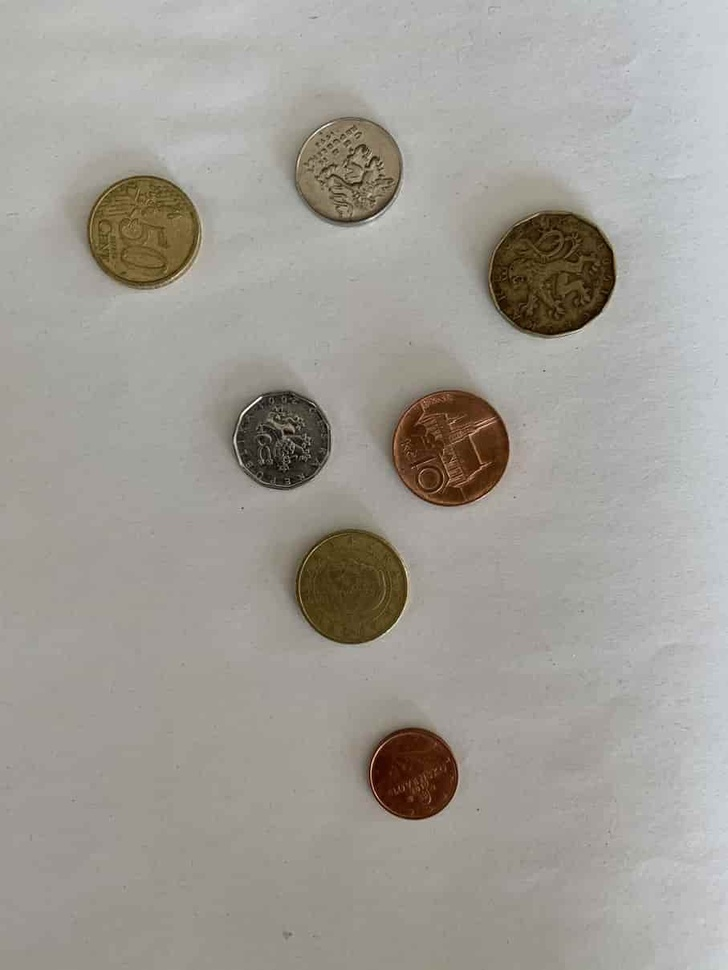
#> input picture opencv_book/pictures/coins2.jpg, 728 x 970 px, shrunk from 907 x 1209 before the run
$ python flipping.py --image pictures/coins2.jpg
#> lines starting #> are read from the running program, lines starting #| are printed output that depends on the picture
import argparse
import cv2
import numpy as np

ap = argparse.ArgumentParser()
ap.add_argument("-i", "--image", required=True, help="Path to the image")
args = vars(ap.parse_args())

image = cv2.imread(args["image"])
#> image is the input picture: shape (970, 728, 3); mean B, G, R 150.5, 157.3, 160.7
cv2.imshow("Original", image)

flipped_H = cv2.flip(image, 1)
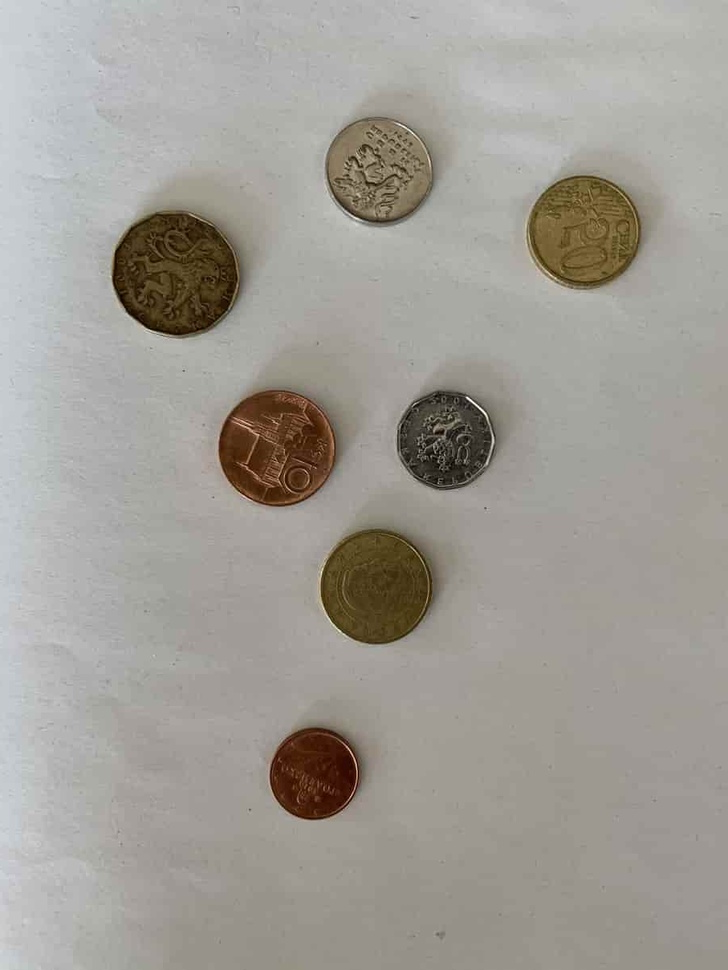
#> flipped_H: shape (970, 728, 3); mean B, G, R 150.5, 157.3, 160.7
cv2.imshow("Flipped Horizintally", flipped_H)
cv2.waitKey(0)

flipped_V = cv2.flip(image, 0)
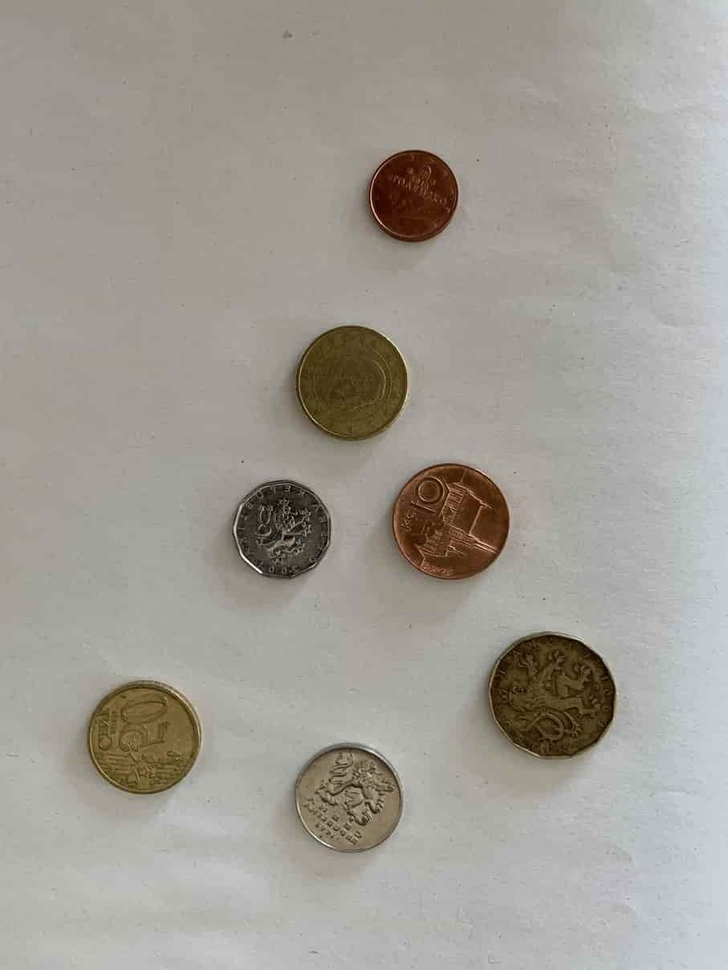
#> flipped_V: shape (970, 728, 3); mean B, G, R 150.5, 157.3, 160.7
cv2.imshow("Flipped Vertically", flipped_V)
cv2.waitKey(0)

flipped_HV = cv2.flip(image, -1)
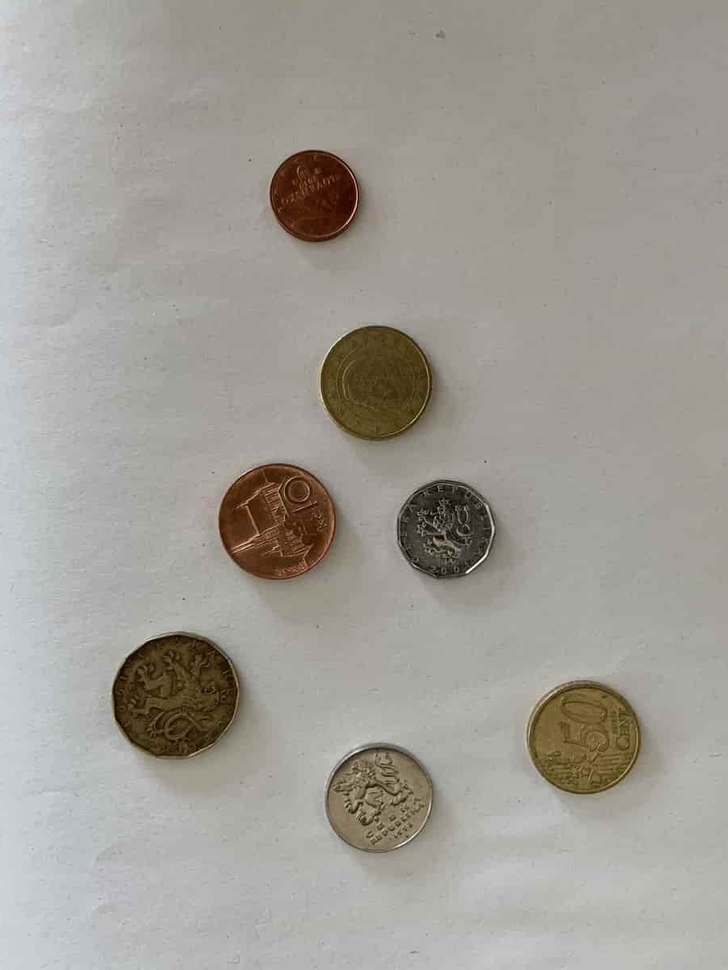
#> flipped_HV: shape (970, 728, 3); mean B, G, R 150.5, 157.3, 160.7
cv2.imshow("Flipped Horizontally & Vertically", flipped_HV)
cv2.waitKey(0)

stack1 = np.hstack((image, flipped_H))
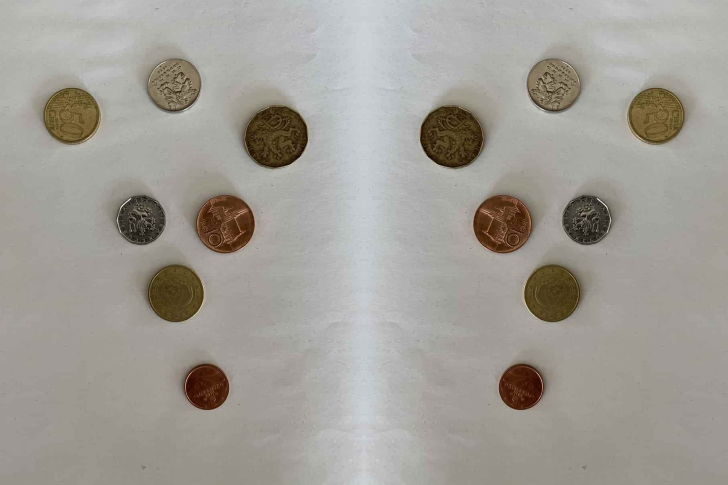
#> stack1: shape (970, 1456, 3) (shown at 1/2 size); mean B, G, R 150.5, 157.3, 160.7
stack2 = np.hstack((flipped_V, flipped_HV))
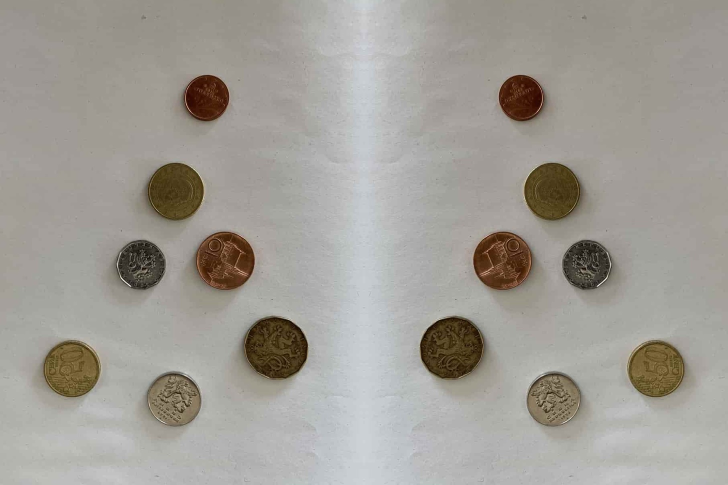
#> stack2: shape (970, 1456, 3) (shown at 1/2 size); mean B, G, R 150.5, 157.3, 160.7
stack = np.vstack((stack1, stack2))
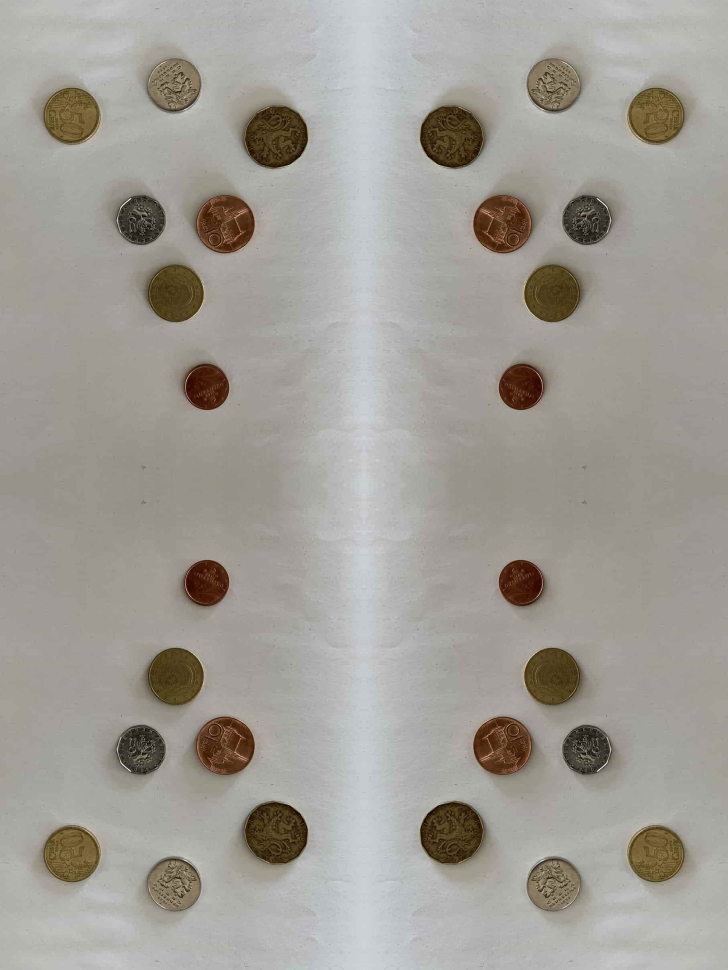
#> stack: shape (1940, 1456, 3) (shown at 1/2 size); mean B, G, R 150.5, 157.3, 160.7
cv2.imshow("Flipped images", stack)
cv2.imwrite("Stack_flipped.jpg", stack)
cv2.waitKey(0)

$ run again, on opencv_book/pictures/input_counting_coins3.jpg
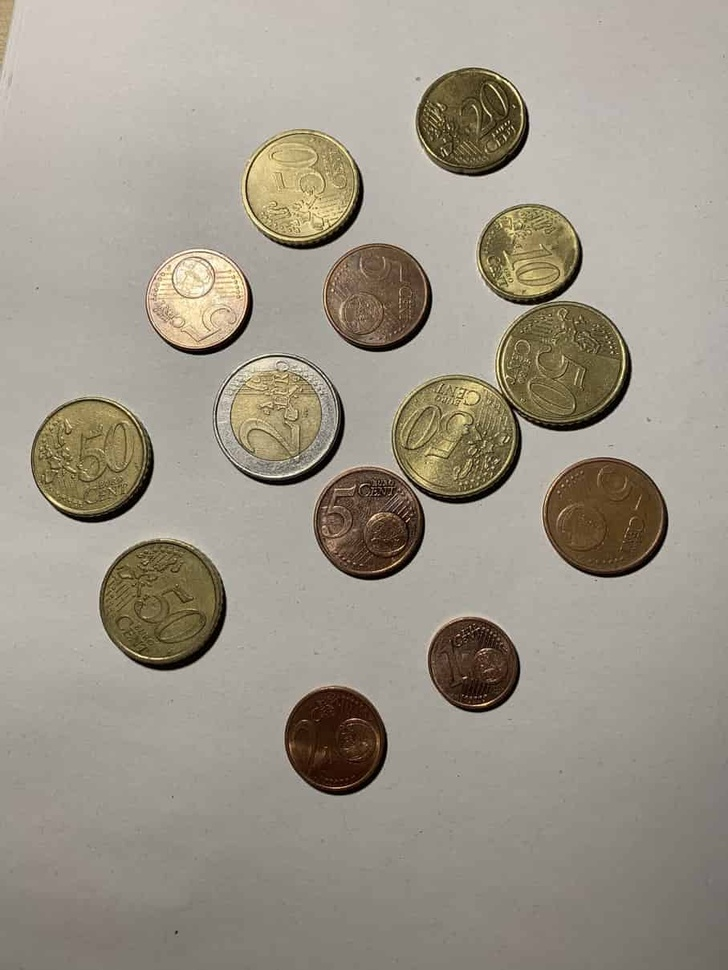
#> input picture opencv_book/pictures/input_counting_coins3.jpg, 728 x 970 px, shrunk from 907 x 1209 before the run
#> image is the input picture: shape (970, 728, 3); mean B, G, R 136.9, 150.2, 157.2
#> `stack2 = np.hstack((flipped_V, flipped_HV))`:
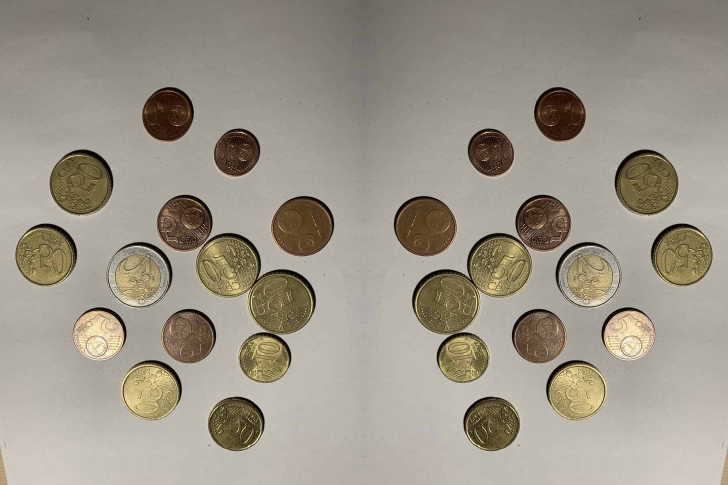
#> stack2: shape (970, 1456, 3) (shown at 1/2 size); mean B, G, R 136.9, 150.2, 157.2
#> `stack = np.vstack((stack1, stack2))`:
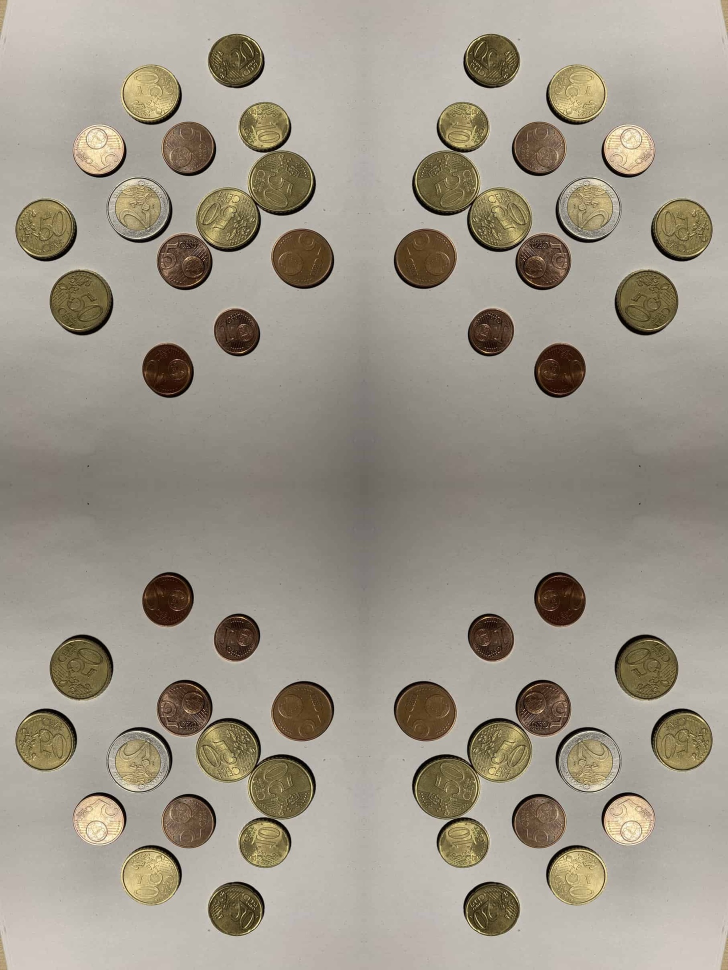
#> stack: shape (1940, 1456, 3) (shown at 1/2 size); mean B, G, R 136.9, 150.2, 157.2

$ run again, on opencv_book/pictures/master_169.jpg
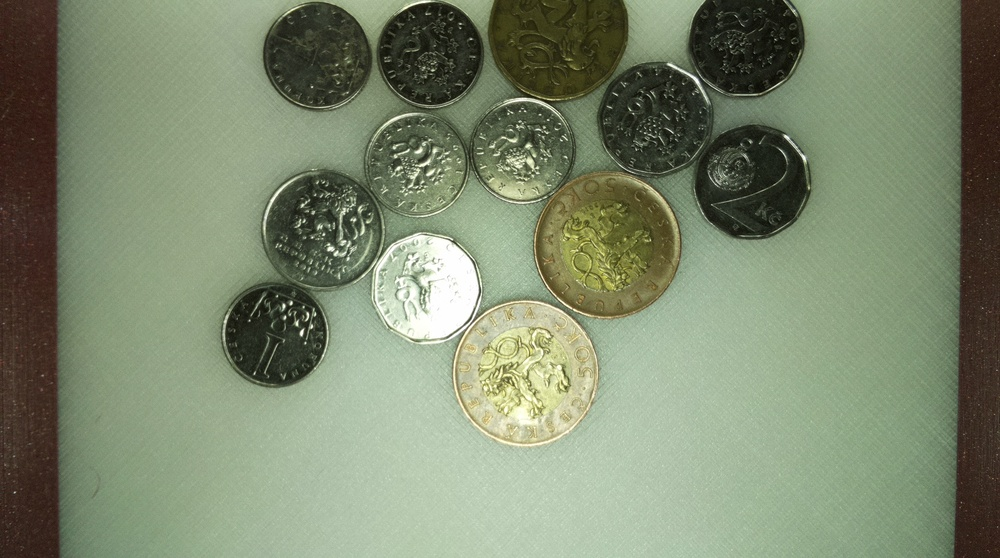
#> input picture opencv_book/pictures/master_169.jpg, 1000 x 558 px, shrunk from 1664 x 928 before the run
#> image is the input picture: shape (558, 1000, 3); mean B, G, R 110.6, 136.6, 125.5
#> `stack2 = np.hstack((flipped_V, flipped_HV))`:
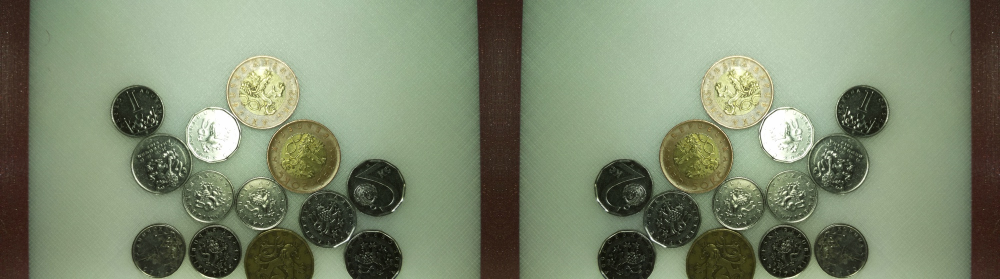
#> stack2: shape (558, 2000, 3) (shown at 1/2 size); mean B, G, R 110.6, 136.6, 125.5
#> `stack = np.vstack((stack1, stack2))`:
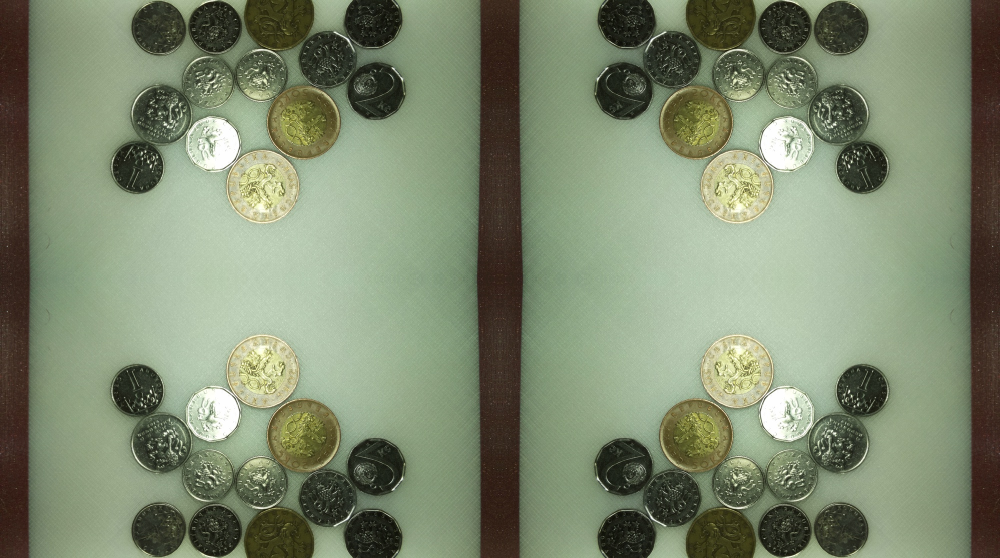
#> stack: shape (1116, 2000, 3) (shown at 1/2 size); mean B, G, R 110.6, 136.6, 125.5
